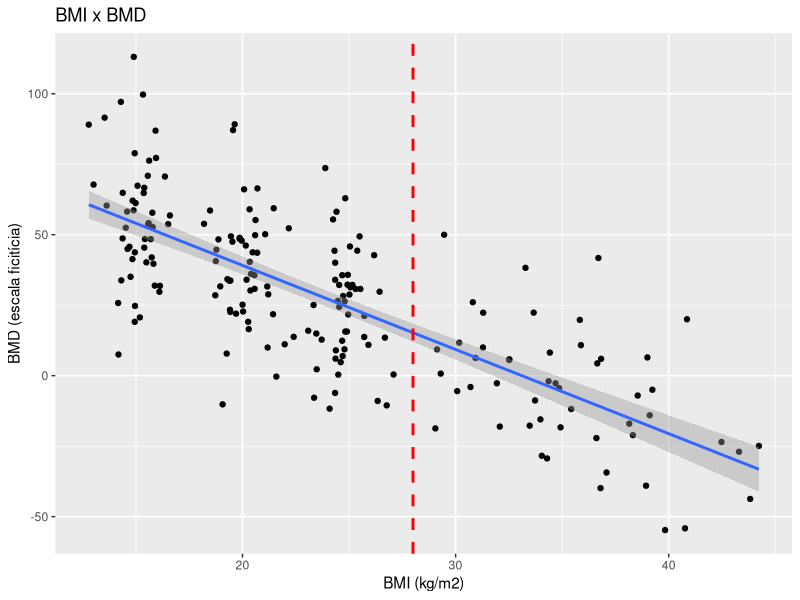
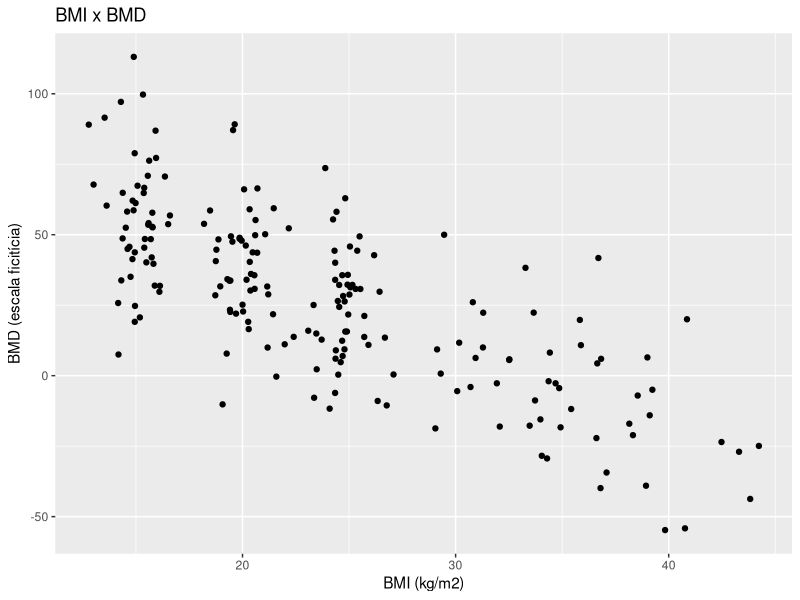
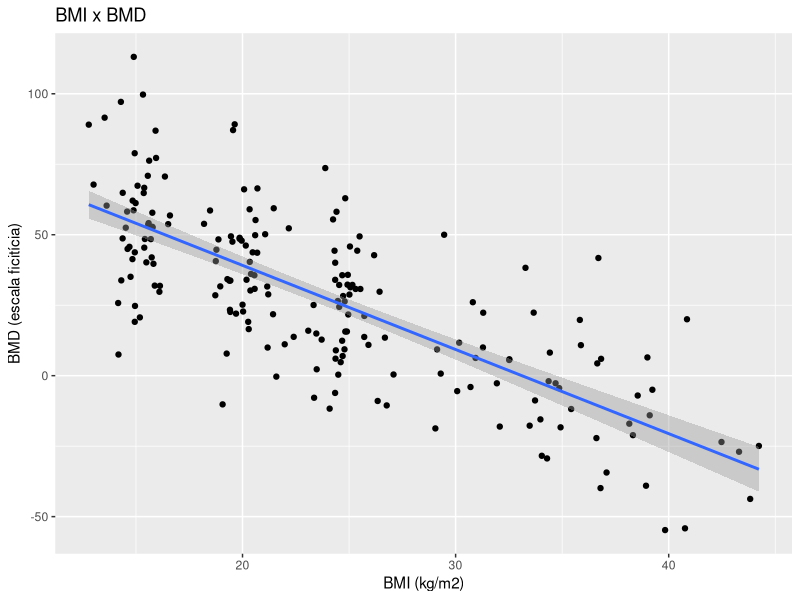
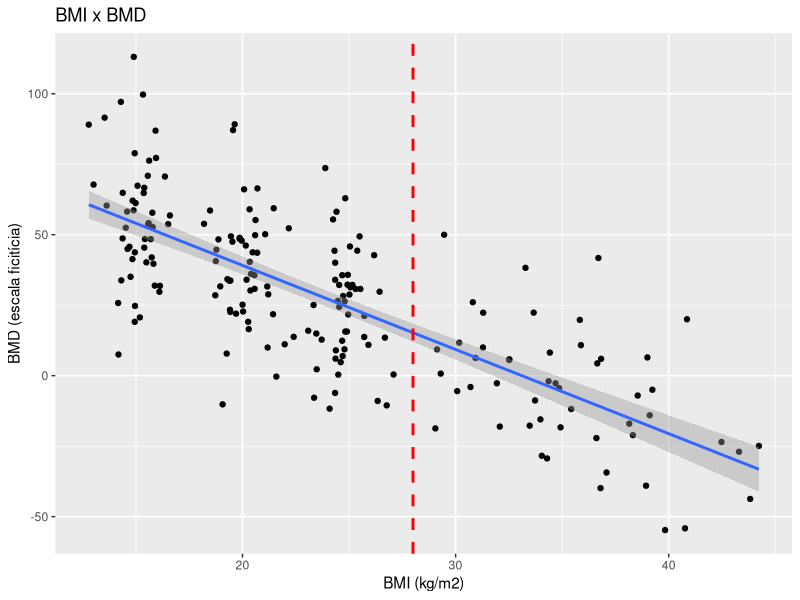
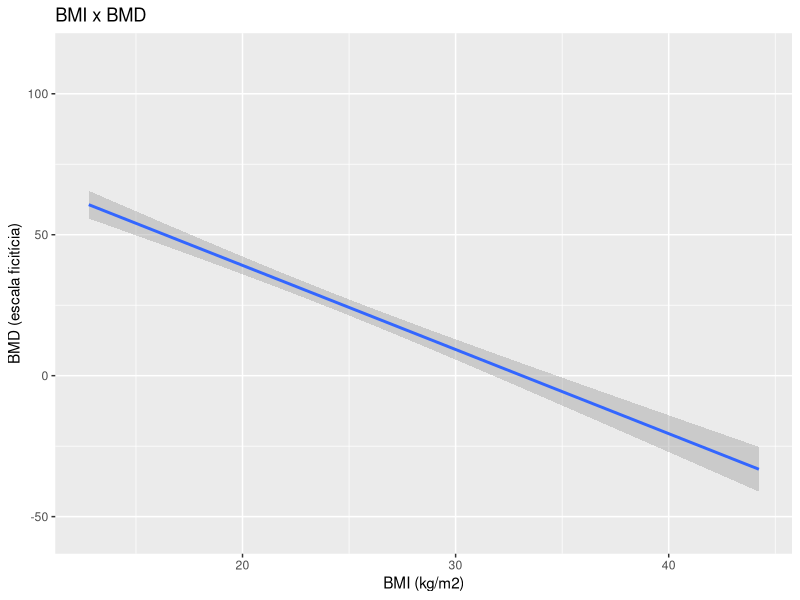

The R script that drew these images, in order:

# dados simulados ---------------------------------------------------------

set.seed(1)
BMI <- c(rnorm(50, 15, 1), rnorm(50, 20, 1), rnorm(50, 25, 1), rnorm(50, 35, 4))
BMD <- -3*BMI - rnorm(200, 0, 20) + 100
dados <- data.frame(BMI,BMD)

modelo <- lm(BMD ~ BMI, data = dados)
pred <- predict(modelo, interval = "conf")
pred28 <- predict(modelo, newdata = data.frame(BMI=28))

# png("Aulas/modelos/pratica-plot1.png")
# with(dados, plot(BMI,BMD, main = "BMI x BMD", xlab = "BMI (kg/m2)", ylab = "BMD (escala ficitícia)"))
# dev.off()
# 
# png("Aulas/modelos/pratica-plot2.png")
# with(dados, plot(BMI,BMD, main = "BMI x BMD", xlab = "BMI (kg/m2)", ylab = "BMD (escala ficitícia)"))
# abline(modelo, col = "blue", lwd = 2)
# dev.off()
# 
# png("Aulas/modelos/pratica-plot3.png")
# with(dados, plot(BMI,BMD, main = "BMI x BMD", xlab = "BMI (kg/m2)", ylab = "BMD (escala ficitícia)"))
# abline(modelo, col = "blue", lwd = 2)
# abline(v = 28, lty = 2, lwd = 2, col = "red")
# dev.off()

library(ggplot2)
b <- ggplot(dados, aes(BMI,BMD)) +
  geom_point() +
  xlab("BMI (kg/m2)") + ylab("BMD (escala ficitícia)") +
  ggtitle("BMI x BMD")
ggsave("Aulas/Cap18-19/pratica-plot1.png", h = 7, w = 7)

bsmooth <- b + geom_smooth(method = "lm")
ggsave("Aulas/Cap18-19/pratica-plot2.png", h = 7, w = 7)

bsmooth + geom_vline(xintercept = 28, lty = 2, lwd =1, col = "red")
ggsave("Aulas/Cap18-19/pratica-plot3.png", h = 7, w = 7)

bsmooth.only <- ggplot(dados, aes(BMI, BMD)) +
  geom_smooth(method = "lm") +
  xlim(range(BMI)) + ylim(range(BMD)) +
  xlab("BMI (kg/m2)") + ylab("BMD (escala ficitícia)") +
  ggtitle("BMI x BMD")
ggsave("Aulas/Cap18-19/pratica-plot4.png", h = 7, w = 7)
